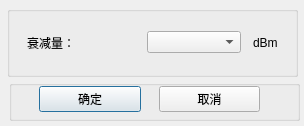
<?xml version="1.0" encoding="UTF-8"?>
<ui version="4.0">
 <class>M_Dampingdlg</class>
 <widget class="QDialog" name="M_Dampingdlg">
  <property name="geometry">
   <rect>
    <x>0</x>
    <y>0</y>
    <width>304</width>
    <height>126</height>
   </rect>
  </property>
  <property name="sizePolicy">
   <sizepolicy hsizetype="Preferred" vsizetype="Preferred">
    <horstretch>0</horstretch>
    <verstretch>0</verstretch>
   </sizepolicy>
  </property>
  <property name="minimumSize">
   <size>
    <width>304</width>
    <height>126</height>
   </size>
  </property>
  <property name="maximumSize">
   <size>
    <width>304</width>
    <height>126</height>
   </size>
  </property>
  <property name="windowTitle">
   <string>衰减量</string>
  </property>
  <property name="windowIcon">
   <iconset>
    <normaloff>../bin/image/607logo-6464.png</normaloff>../bin/image/607logo-6464.png</iconset>
  </property>
  <widget class="QGroupBox" name="groupBox">
   <property name="geometry">
    <rect>
     <x>7</x>
     <y>6</y>
     <width>291</width>
     <height>71</height>
    </rect>
   </property>
   <property name="title">
    <string/>
   </property>
   <widget class="QWidget" name="layoutWidget">
    <property name="geometry">
     <rect>
      <x>20</x>
      <y>11</y>
      <width>251</width>
      <height>51</height>
     </rect>
    </property>
    <layout class="QHBoxLayout" name="horizontalLayout" stretch="8,7,0">
     <property name="spacing">
      <number>12</number>
     </property>
     <item>
      <widget class="QLabel" name="label">
       <property name="styleSheet">
        <string notr="true">font: 10pt &quot;楷体&quot;;</string>
       </property>
       <property name="text">
        <string>衰减量：</string>
       </property>
      </widget>
     </item>
     <item>
      <widget class="QComboBox" name="comboBox">
       <property name="styleSheet">
        <string notr="true">font: 10pt &quot;楷体&quot;;</string>
       </property>
      </widget>
     </item>
     <item>
      <widget class="QLabel" name="label_2">
       <property name="styleSheet">
        <string notr="true">font: 9pt &quot;Arial&quot;;</string>
       </property>
       <property name="text">
        <string>dBm</string>
       </property>
      </widget>
     </item>
    </layout>
   </widget>
  </widget>
  <widget class="QGroupBox" name="groupBox_2">
   <property name="geometry">
    <rect>
     <x>9</x>
     <y>80</y>
     <width>291</width>
     <height>41</height>
    </rect>
   </property>
   <property name="title">
    <string/>
   </property>
   <widget class="QWidget" name="layoutWidget">
    <property name="geometry">
     <rect>
      <x>30</x>
      <y>-6</y>
      <width>221</width>
      <height>51</height>
     </rect>
    </property>
    <layout class="QHBoxLayout" name="horizontalLayout_2">
     <property name="spacing">
      <number>18</number>
     </property>
     <property name="rightMargin">
      <number>0</number>
     </property>
     <item>
      <widget class="QPushButton" name="pushButton">
       <property name="styleSheet">
        <string notr="true">font: 10pt &quot;楷体&quot;;</string>
       </property>
       <property name="text">
        <string>确定</string>
       </property>
      </widget>
     </item>
     <item>
      <widget class="QPushButton" name="pushButton_2">
       <property name="styleSheet">
        <string notr="true">font: 10pt &quot;楷体&quot;;</string>
       </property>
       <property name="text">
        <string>取消</string>
       </property>
      </widget>
     </item>
    </layout>
   </widget>
  </widget>
 </widget>
 <resources/>
 <connections/>
</ui>
